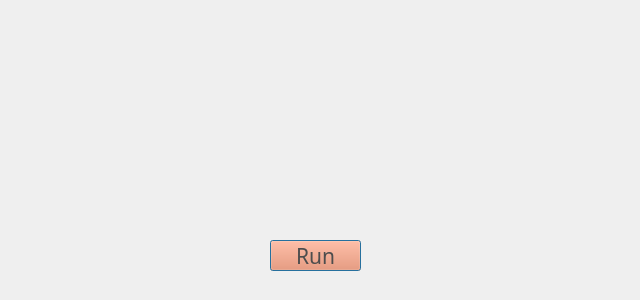
<?xml version="1.0" encoding="UTF-8"?>
<ui version="4.0">
 <class>Dialog</class>
 <widget class="QDialog" name="Dialog">
  <property name="enabled">
   <bool>true</bool>
  </property>
  <property name="geometry">
   <rect>
    <x>0</x>
    <y>0</y>
    <width>640</width>
    <height>300</height>
   </rect>
  </property>
  <property name="maximumSize">
   <size>
    <width>640</width>
    <height>300</height>
   </size>
  </property>
  <property name="windowTitle">
   <string>Face Mask Detect</string>
  </property>
  <property name="windowIcon">
   <iconset>
    <normaloff>icon.png</normaloff>icon.png</iconset>
  </property>
  <property name="styleSheet">
   <string notr="true"/>
  </property>
  <widget class="QLabel" name="label">
   <property name="geometry">
    <rect>
     <x>-20</x>
     <y>-80</y>
     <width>671</width>
     <height>391</height>
    </rect>
   </property>
   <property name="contextMenuPolicy">
    <enum>Qt::NoContextMenu</enum>
   </property>
   <property name="styleSheet">
    <string notr="true"/>
   </property>
   <property name="text">
    <string/>
   </property>
   <property name="pixmap">
    <pixmap>logo.png</pixmap>
   </property>
   <property name="scaledContents">
    <bool>true</bool>
   </property>
  </widget>
  <widget class="QPushButton" name="runButton">
   <property name="geometry">
    <rect>
     <x>270</x>
     <y>240</y>
     <width>91</width>
     <height>31</height>
    </rect>
   </property>
   <property name="font">
    <font>
     <family>Gill Sans Ultra Bold Condensed</family>
     <pointsize>16</pointsize>
    </font>
   </property>
   <property name="styleSheet">
    <string notr="true">color: rgb(77, 77, 77);
background-color: rgb(255, 131, 79);
</string>
   </property>
   <property name="text">
    <string>Run</string>
   </property>
  </widget>
 </widget>
 <resources>
  <include location="logo.qrc"/>
  <include location="resource.qrc"/>
 </resources>
 <connections/>
</ui>
